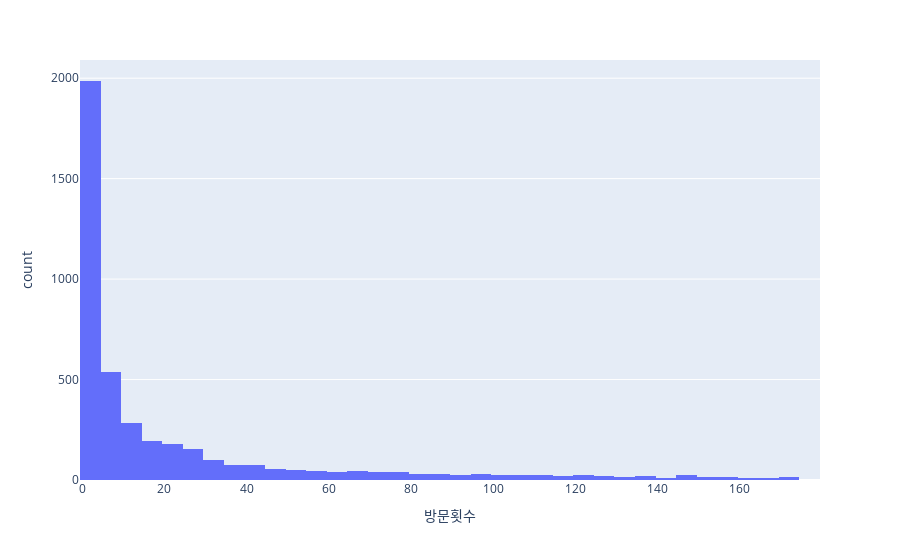

Notebook source saved alongside this figure:
### Code cell
px.histogram(df1, x='방문횟수')

### Figure 1 — Plotly figure (JSON) as saved in the notebook; plotly's stock layout.template omitted (floating-point values rounded to 4 significant figures; data arrays with more than 128 entries replaced by an {"elided": "..."} marker saying what was removed)
{"data": [{"alignmentgroup": "True", "bingroup": "x", "hovertemplate": "방문횟수=%{x}<br>count=%{y}<extra></extra>", "legendgroup": "", "marker": {"color": "#636efa", "pattern": {"shape": ""}}, "name": "", "offsetgroup": "", "orientation": "v", "showlegend": false, "type": "histogram", "x": {"elided": "4285 int values"}, "xaxis": "x", "yaxis": "y"}], "layout": {"autosize": true, "barmode": "relative", "legend": {"tracegroupgap": 0}, "margin": {"t": 60}, "xaxis": {"anchor": "y", "autorange": true, "domain": [0, 1], "range": [-0.5, 179.5], "title": {"text": "방문횟수"}, "type": "linear"}, "yaxis": {"anchor": "x", "autorange": true, "domain": [0, 1], "range": [0, 2091.0], "title": {"text": "count"}}}}
